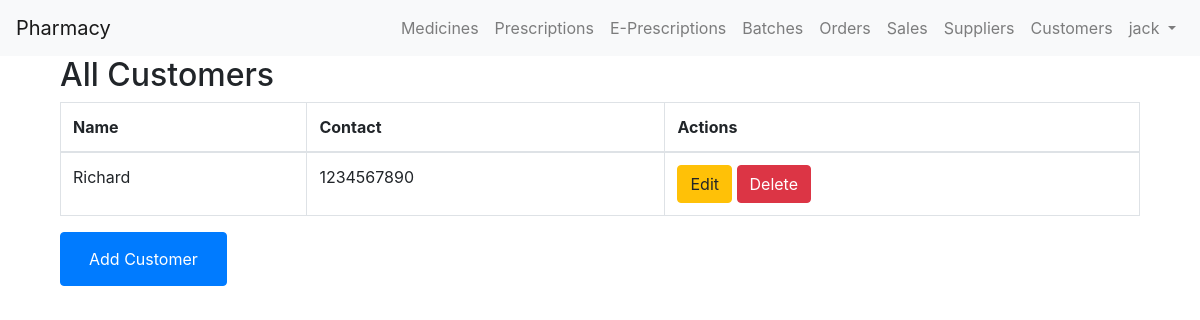
/customers/ (signed in), run on an earlier commit of the app's database.
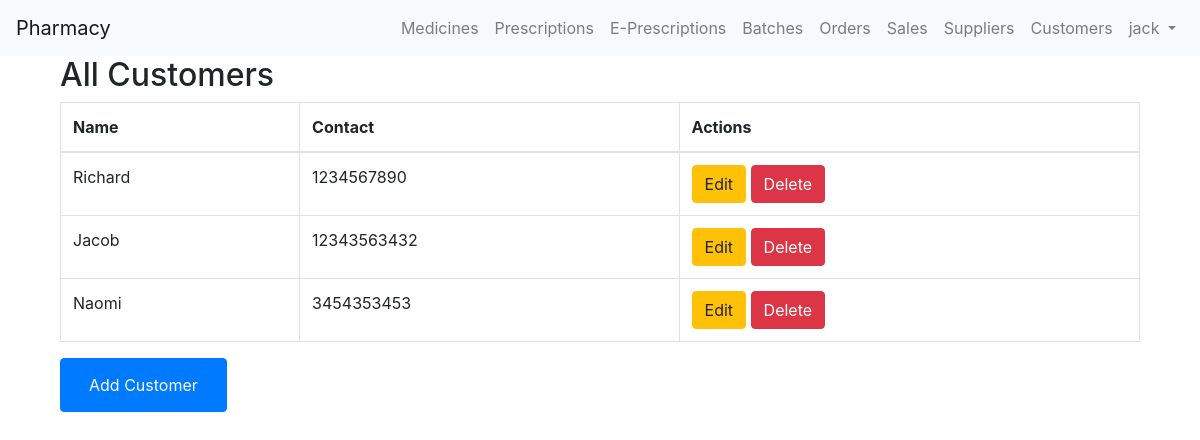
And on a later commit of the database.
### chemistApi/models.py (models this page shows, shortened)
class Customer(models.Model):
    name = models.CharField(max_length=255)
    contact = models.CharField(max_length=20, unique=True)

### chemistApi/views.py (the view)
# urls.py: path('customers/', views.CustomerListView.as_view(), name='customer_list'),
@method_decorator(login_required, name='dispatch')
class CustomerListView(ListView):
    model = Customer
    template_name = 'customer_list.html'
    context_object_name = 'customers'

### chemistApi/templates/customer_list.html (shortened to what this page needs)
{% extends 'base.html' %}
{% block content %}
<div class="container">
    <h2>All Customers</h2>
    <table class="table table-bordered">
        <thead>
            <tr>
                <th>Name</th>
                <th>Contact</th>
                <th>Actions</th>
            </tr>
        </thead>
        <tbody>
            {% for customer in customers %}
            <tr>
                <td>{{ customer.name }}</td>
                <td>{{ customer.contact }}</td>
                <td>
                    <a href="{% url 'update_customer' customer.pk %}" class="btn btn-warning">Edit</a>
                    <a href="{% url 'delete_customer' customer.pk %}" class="btn btn-danger">Delete</a>
                </td>
            </tr>
            {% endfor %}
        </tbody>
    </table>
    <button class="btn btn-primary">
        <a href="{% url 'create_customer' %}" class="nav-link text-white">Add Customer</a>
    </button>
</div>
{% endblock %}

What changed in the data, as far as the page shows it:
added Customer: name "Jacob", contact "12343563432"
added Customer: name "Naomi", contact "3454353453"
